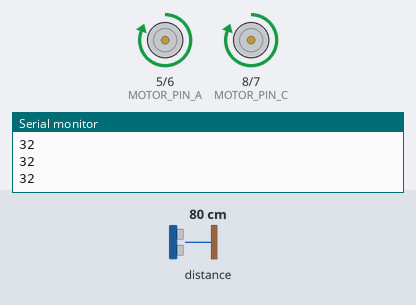
This sketch was run on a simulated Arduino Uno, built with avr-gcc and run on an emulated ATmega328P. Shown: motor-driver pin pairs drawn as motors (green arrow = first pin HIGH = forward, orange = second pin HIGH = backward, longer = more drive), the last lines printed to the serial monitor. The inputs (shaded band) are chosen by the test bench; at power-on: distance to the obstacle 80 cm.

Above: at 1.2 s.
1.3 s: distance to the obstacle set to 29 cm
2.8 s: distance to the obstacle set to 24 cm
At 3.6 s:
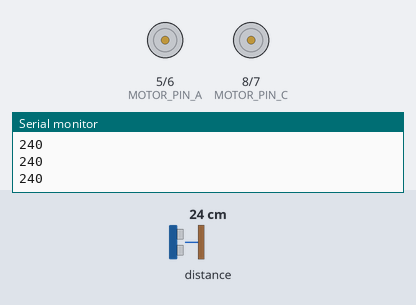
4.3 s: distance to the obstacle set to 16 cm
5.8 s: distance to the obstacle set to 12 cm
At 7.0 s:
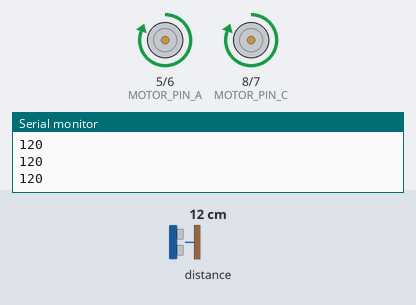
7.3 s: distance to the obstacle set to 18 cm
At 8.3 s:
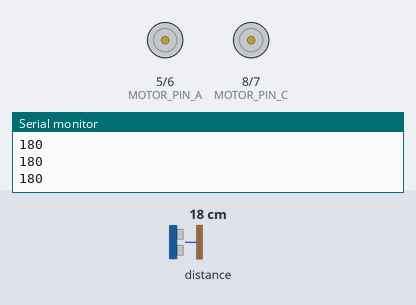
Timing chart, 0 to 9.8 s (numbered marks = the images above; inputs shaded):
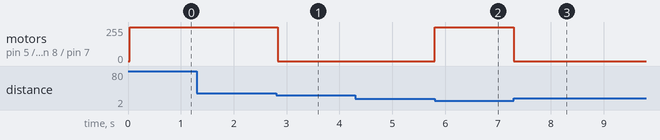

The sketch:

2_motors_with_beahivour_forwar_stop_backward.ino
```cpp
// MOTOR
#define MOTOR_PIN_A 5
#define MOTOR_PIN_B 6
#define MOTOR_PIN_C 8
#define MOTOR_PIN_D 7


//FINITESWITCH STUFF

const byte START = 0;
const byte FORWARD = 1;
const byte LEFT = 2;
const byte REVERSE = 3;

byte myState;


// SENSOR DISTANCE

#include <Wire.h>
#include "Adafruit_VL6180X.h"

Adafruit_VL6180X vl = Adafruit_VL6180X();


void setup() {
 Serial.begin(9600);
  myState = START;  // Initial State

  pinMode(MOTOR_PIN_A, OUTPUT);
  pinMode(MOTOR_PIN_B, OUTPUT);
  pinMode(MOTOR_PIN_C, OUTPUT);
  pinMode(MOTOR_PIN_D, OUTPUT);


// SENSOR
  if (! vl.begin()) {
    Serial.println("Failed to find sensor");
    while (1);
  }
}


void loop() {
  // SENSOR
  uint8_t range = vl.readRange();
  int intensity = map(range,13,255,0,2);
  Serial.println(range);

// SWITCH
switch (intensity) {

    case 0:
      /*Serial.println("Enter START state");
      delay(10);
      myState = FORWARD;
      */
      digitalWrite(MOTOR_PIN_A, HIGH);
      digitalWrite(MOTOR_PIN_B, LOW);
      digitalWrite(MOTOR_PIN_C, HIGH);
      digitalWrite(MOTOR_PIN_D, LOW);
      //Serial.println(0);

      break;

    case 1:

      /*
      Serial.println("Enter FORWARD state");
      Serial.println("Move Forward"); // action
      if (analogRead(A0) < 100) {
        myState = REVERSE;
      }
      delay(500);*/
      digitalWrite(MOTOR_PIN_A, LOW);
      digitalWrite(MOTOR_PIN_B, LOW);
      digitalWrite(MOTOR_PIN_C, LOW);
      digitalWrite(MOTOR_PIN_D, LOW);

      break;

    case 2:
      digitalWrite(MOTOR_PIN_A, LOW);
      digitalWrite(MOTOR_PIN_B, HIGH);
      digitalWrite(MOTOR_PIN_C, LOW);
      digitalWrite(MOTOR_PIN_D, HIGH);
      //Serial.println(1);
//
//      Serial.println("Enter REVERSE state");
//      Serial.println("Move Backward"); // action
//      myState = LEFT;
//      delay(500);
      break;

  }
/*
  //One direction
  digitalWrite(MOTOR_PIN_A, HIGH);
  digitalWrite(MOTOR_PIN_B, LOW);
  digitalWrite(MOTOR_PIN_C, HIGH);
  digitalWrite(MOTOR_PIN_D, LOW);
  delay(5000);

  //The other direction
  digitalWrite(MOTOR_PIN_A, LOW);
  digitalWrite(MOTOR_PIN_B, HIGH);
  digitalWrite(MOTOR_PIN_C, LOW);
  digitalWrite(MOTOR_PIN_D, HIGH);
  delay(5000);*/
}
```

Measured:
- the behaviour switches between 26 and 25 cm on distance to the obstacle (found by bisection; images 0 and 1)
- the behaviour switches between 14 and 13 cm on distance to the obstacle (found by bisection; images 1 and 2)
- after the input at 2.8 s, motor on pin 5 (MOTOR_PIN_A) / pin 6 (MOTOR_PIN_B), motor on pin 8 (MOTOR_PIN_C) / pin 7 (MOTOR_PIN_D): forward 255/255 → stopped at once
- after the input at 5.8 s, motor on pin 5 (MOTOR_PIN_A) / pin 6 (MOTOR_PIN_B), motor on pin 8 (MOTOR_PIN_C) / pin 7 (MOTOR_PIN_D): stopped → forward 255/255 at once
- after the input at 7.3 s, motor on pin 5 (MOTOR_PIN_A) / pin 6 (MOTOR_PIN_B), motor on pin 8 (MOTOR_PIN_C) / pin 7 (MOTOR_PIN_D): forward 255/255 → stopped at once
